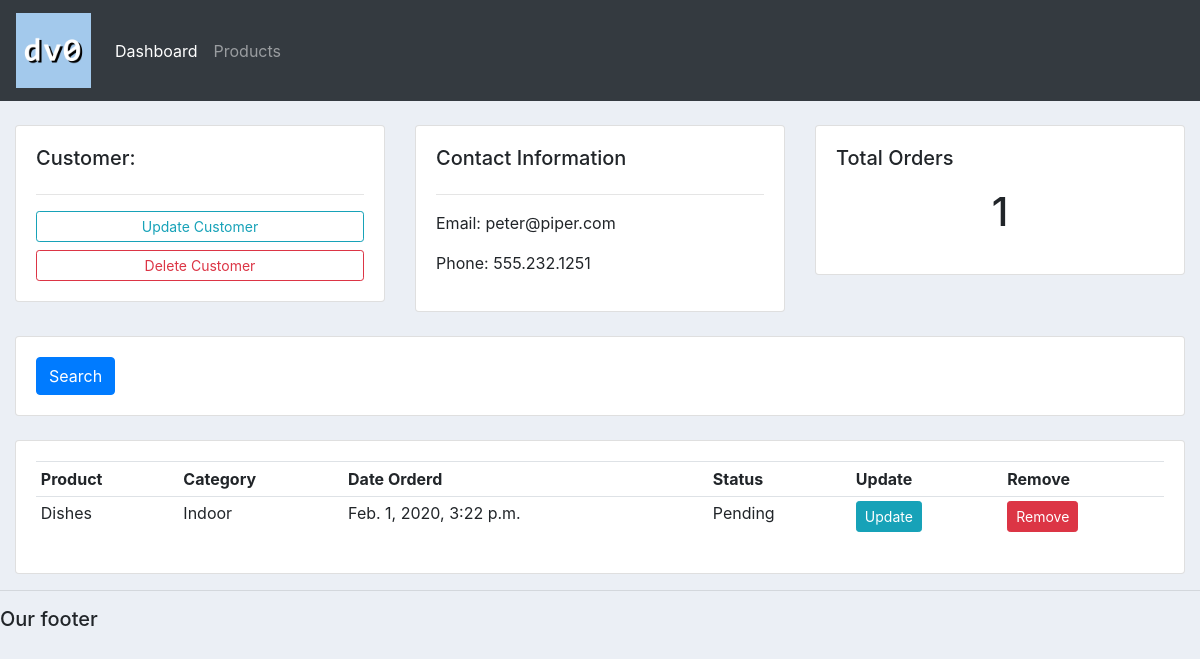
The app's page /customer/2, older data.
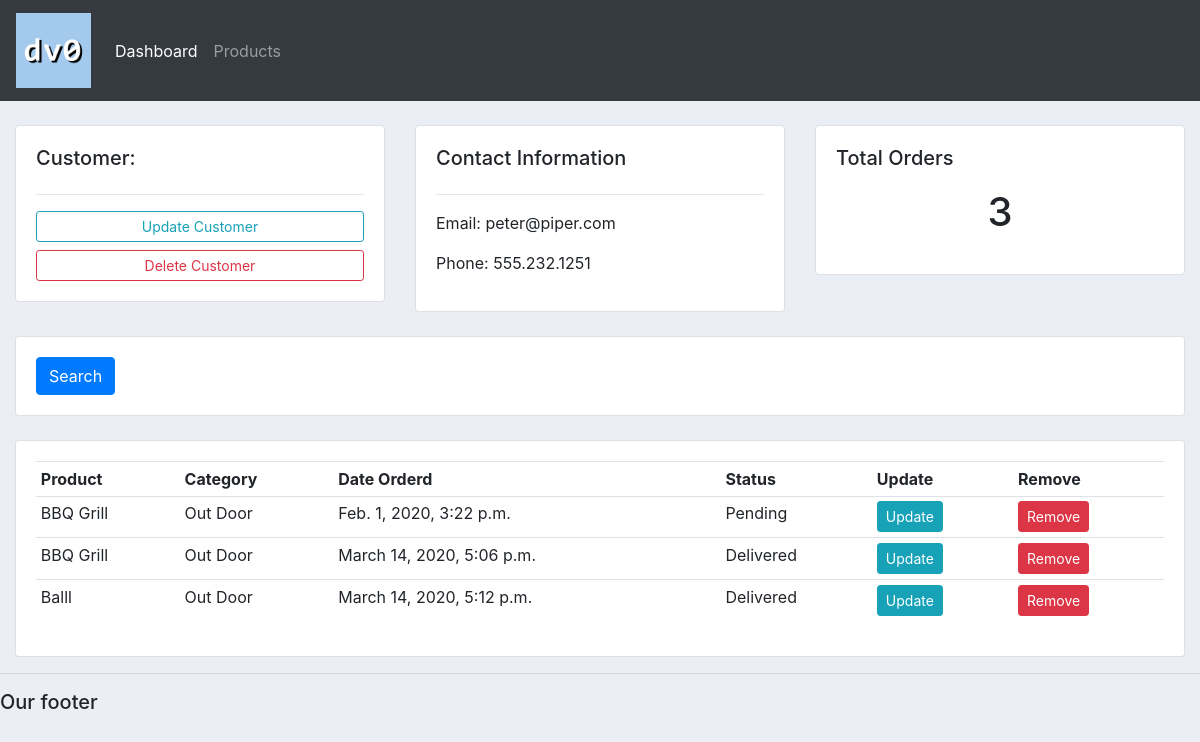
The same page, newer data.
### accounts/models.py (models this page shows, shortened)
class Customer(models.Model):
    name = models.CharField(max_length=200, null=True)
    phone = models.CharField(max_length=200, null=True)
    email = models.CharField(max_length=200, null=True)
    date_created = models.DateTimeField(auto_now_add=True, null=True)

class Order(models.Model):
    STATUS = (
        ('Pending', 'Pending'),
        ('Out for delivery', 'Out for delivery'),
        ('Delivered', 'Delivered'),
    )
    customer = models.ForeignKey(Customer, null=True, on_delete=models.SET_NULL)
    product = models.ForeignKey(Product, null=True, on_delete=models.SET_NULL)
    date_created = models.DateTimeField(auto_now_add=True, null=True)
    status = models.CharField(max_length=200, null=True, choices=STATUS)

class Product(models.Model):
    CATEGORY = (
        ('Indoor', 'Indoor'),
        ('Out Door', 'Out Door'),
    )
    name = models.CharField(max_length=200, null=True)
    price = models.FloatField(null=True)
    category = models.CharField(max_length=200, null=True, choices=CATEGORY)
    description = models.CharField(max_length=200, null=True)
    date_created = models.DateTimeField(auto_now_add=True, null=True)
    tags = models.ManyToManyField(Tag)
    def __str__(self):
        return self.name

### accounts/views.py (the view)
# urls.py: path('customer/<str:pk>', views.customer, name="customer"),
def customer(request, pk):
	customer = Customer.objects.get(id=pk)
	orders = customer.order_set.all()
	order_count = orders.count()
	context = {'customer':customer, 'orders':orders, 'order_count':order_count}
	return render(request, 'accounts/customer.html',context)

### accounts/templates/accounts/customer.html
{% extends 'accounts/main.html' %}
{% block content %}
	<br>
<div class="row">
	<div class="col-md">
		<div class="card card-body">
			<h5>Customer:</h5>
			<hr>
			<a class="btn btn-outline-info  btn-sm btn-block" href="">Update Customer</a>
			<a class="btn btn-outline-danger  btn-sm btn-block" href="">Delete Customer</a>
		</div>
	</div>
	<div class="col-md">
		<div class="card card-body">
			<h5>Contact Information</h5>
			<hr>
			<p>Email: {{customer.email}}</p>
			<p>Phone: {{customer.phone}}</p>
		</div>
	</div>
	<div class="col-md">
		<div class="card card-body">
			<h5>Total Orders</h5>
			<h1 style="text-align: center;padding: 10px">{{order_count}}</h1>
		</div>
	</div>
</div>
<br>
<div class="row">
	<div class="col">
		<div class="card card-body">
			<form method="get">
		    <button class="btn btn-primary" type="submit">Search</button>
		  </form>
		</div>
	</div>
</div>
<br>
<div class="row">
	<div class="col-md">
		<div class="card card-body">
			<table class="table table-sm">
				<tr>
					<th>Product</th>
					<th>Category</th>
					<th>Date Orderd</th>
					<th>Status</th>
					<th>Update</th>
					<th>Remove</th>
				</tr>
				{% for order in orders %}
				<tr>
					<td>{{order.product}}</td>
					<td>{{order.product.category}}</td>
					<td>{{order.date_created}}</td>
					<td>{{order.status}}</td>
					<td><a href="#" class="btn btn-sm btn-info">Update</a></td>
					<td><a href="#" class="btn btn-sm btn-danger">Remove</a></td>
				</tr>
				{% endfor %}
			</table>
		</div>
	</div>
</div>
{% endblock %}

### accounts/templates/accounts/main.html (shortened to what this page needs)
{% load static %}
<!DOCTYPE html>
<html>
<head>
	<link rel="stylesheet" href="https://stackpath.bootstrapcdn.com/bootstrap/4.3.1/css/bootstrap.min.css">
    <link rel="stylesheet" href="{% static '/css/main.css' %}">
</head>
<body>
	{%  include 'accounts/navbar.html' %}
	<div class="container-fluid">
	{% block content %}
	{% endblock %}
    </div>
	<hr>
	<h5>Our footer</h5>
</body>
</html>

### accounts/templates/accounts/navbar.html (shortened to what this page needs)
{% load static %}
<nav class="navbar navbar-expand-lg navbar-dark bg-dark">
    <a class="navbar-brand" href="#"><img id="logo" src="{% static 'images/logo.png' %}" alt=""></a>
    <div class="collapse navbar-collapse" id="navbarNav">
      <ul class="navbar-nav">
        <li class="nav-item active">
          <a class="nav-link" href="{% url 'home' %}">Dashboard</a>
        </li>
        <li class="nav-item">
          <a class="nav-link" href="{% url 'products' %}">Products</a>
        </li>
      </ul>
    </div>
  </nav>

### static/css/main.css (style rules this page uses)
#logo { max-width: 75px; }
body { background-color: #ebeff5; }

Row changes from the older to the newer data that the page shows:
changed Order "Feb. 1, 2020, 3:22 p.m.": product "Dishes" → "BBQ Grill"; product.category "Indoor" → "Out Door"
added Order: product "BBQ Grill", product.category "Out Door", date_created "March 14, 2020, 5:06 p.m.", status "Delivered"
added Order: product "Balll", product.category "Out Door", date_created "March 14, 2020, 5:12 p.m.", status "Delivered"
Text that changed along with them:
{{ order_count }}: "1" → "3"
